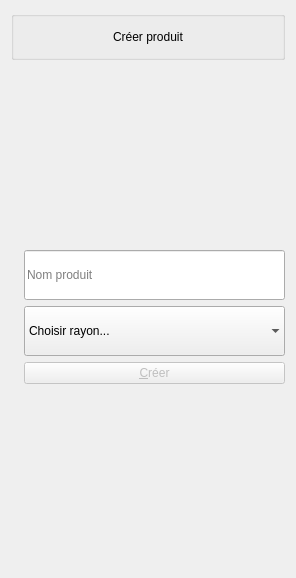
      <widget class="QWidget" name="page_CreerProduit">
       <layout class="QGridLayout" name="gridLayout_28">
        <item row="0" column="0" colspan="3">
         <widget class="QGroupBox" name="groupBox_16">
          <property name="title">
           <string/>
          </property>
          <layout class="QGridLayout" name="gridLayout_29">
           <item row="1" column="2">
            <widget class="QLabel" name="label_16">
             <property name="styleSheet">
              <string notr="true">font: 75 15pt &quot;DejaVu Sans&quot;;</string>
             </property>
             <property name="text">
              <string>Créer produit</string>
             </property>
            </widget>
           </item>
           <item row="1" column="0">
            <widget class="QPushButton" name="pushButtonCreerProduitRetour">
             <property name="text">
              <string/>
             </property>
             <property name="icon">
              <iconset resource="images.qrc">
               <normaloff>:/images/arrow-icone-5494-48.png</normaloff>:/images/arrow-icone-5494-48.png</iconset>
             </property>
             <property name="iconSize">
              <size>
               <width>48</width>
               <height>48</height>
              </size>
             </property>
             <property name="flat">
              <bool>true</bool>
             </property>
            </widget>
           </item>
           <item row="1" column="3">
            <spacer name="horizontalSpacer_23">
             <property name="orientation">
              <enum>Qt::Horizontal</enum>
             </property>
             <property name="sizeHint" stdset="0">
              <size>
               <width>40</width>
               <height>20</height>
              </size>
             </property>
            </spacer>
           </item>
           <item row="1" column="1">
            <spacer name="horizontalSpacer_24">
             <property name="orientation">
              <enum>Qt::Horizontal</enum>
             </property>
             <property name="sizeHint" stdset="0">
              <size>
               <width>40</width>
               <height>20</height>
              </size>
             </property>
            </spacer>
           </item>
           <item row="1" column="4">
            <widget class="QPushButton" name="pushButtonCreerProduitFermer">
             <property name="text">
              <string/>
             </property>
             <property name="icon">
              <iconset resource="images.qrc">
               <normaloff>:/images/fermer-programme-fenetres-icone-9273-128.png</normaloff>:/images/fermer-programme-fenetres-icone-9273-128.png</iconset>
             </property>
             <property name="iconSize">
              <size>
               <width>48</width>
               <height>48</height>
              </size>
             </property>
             <property name="flat">
              <bool>true</bool>
             </property>
            </widget>
           </item>
          </layout>
         </widget>
        </item>
        <item row="2" column="2">
         <widget class="QLineEdit" name="lineEditCreerProduitNom">
          <property name="minimumSize">
           <size>
            <width>0</width>
            <height>50</height>
           </size>
          </property>
          <property name="placeholderText">
           <string>Nom produit</string>
          </property>
         </widget>
        </item>
        <item row="3" column="2">
         <widget class="QComboBox" name="comboBoxCreerProduitChoisirCategorie">
          <property name="minimumSize">
           <size>
            <width>0</width>
            <height>50</height>
           </size>
          </property>
          <property name="editable">
           <bool>false</bool>
          </property>
          <property name="duplicatesEnabled">
           <bool>false</bool>
          </property>
          <property name="frame">
           <bool>false</bool>
          </property>
          <item>
           <property name="text">
            <string>Choisir rayon...</string>
           </property>
          </item>
          <item>
           <property name="text">
            <string>boucherie</string>
           </property>
          </item>
          <item>
           <property name="text">
            <string>poisson</string>
           </property>
          </item>
          <item>
           <property name="text">
            <string>boulangerie</string>
           </property>
          </item>
         </widget>
        </item>
        <item row="4" column="2">
         <widget class="QPushButton" name="pushButtonCreerProduitCreer">
          <property name="enabled">
           <bool>false</bool>
          </property>
          <property name="minimumSize">
           <size>
            <width>0</width>
            <height>0</height>
           </size>
          </property>
          <property name="text">
           <string>&amp;Créer</string>
          </property>
          <property name="icon">
           <iconset resource="images.qrc">
            <normaloff>:/images/enrg48.png</normaloff>:/images/enrg48.png</iconset>
          </property>
          <property name="iconSize">
           <size>
            <width>50</width>
            <height>50</height>
           </size>
          </property>
         </widget>
        </item>
        <item row="2" column="0" rowspan="3" colspan="2">
         <widget class="QLabel" name="label_17">
          <property name="text">
           <string/>
          </property>
          <property name="pixmap">
           <pixmap resource="images.qrc">:/images/nouveau-document-icone-5946-96.png</pixmap>
          </property>
         </widget>
        </item>
        <item row="1" column="0" colspan="3">
         <spacer name="verticalSpacer_13">
          <property name="orientation">
           <enum>Qt::Vertical</enum>
          </property>
          <property name="sizeHint" stdset="0">
           <size>
            <width>20</width>
            <height>184</height>
           </size>
          </property>
         </spacer>
        </item>
        <item row="5" column="0" colspan="3">
         <spacer name="verticalSpacer_14">
          <property name="orientation">
           <enum>Qt::Vertical</enum>
          </property>
          <property name="sizeHint" stdset="0">
           <size>
            <width>20</width>
            <height>183</height>
           </size>
          </property>
         </spacer>
        </item>
       </layout>
      </widget>
